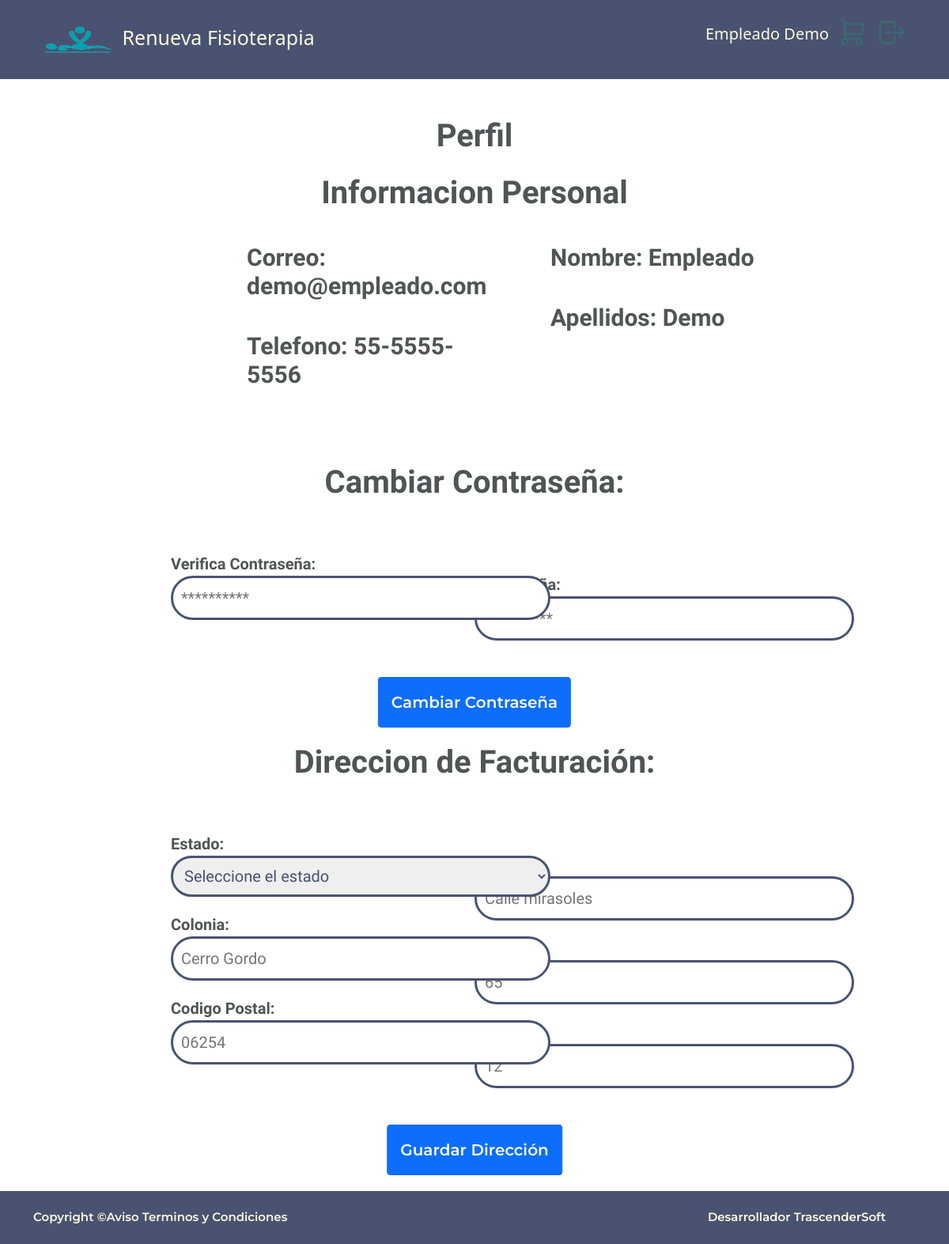
/views/citas/perfil.php (signed in), run on the app's committed database.
### tables this page shows
create table usuarios(
    iduser int not null auto_increment,
    id_rol  INT not null,
    nombre varchar(50) not null,
    apellidos varchar(80) not null,
    correo varchar(50) not null UNIQUE ,
    passwd varchar(255) not null,
    telefono varchar(50) not null UNIQUE ,
    PRIMARY KEY (iduser),
    FOREIGN KEY (id_rol) REFERENCES rol(id_rol)
)DEFAULT;

### views/citas/perfil.php (the view, shortened to what this page needs)
<?php
include("../../Template/headperfil.php");
?>
<main class="contenedor centrar">
    <h2 class="animate__animated animate__fadeInUp">Perfil</h2>
    <h3 class="animate__animated animate__fadeInUp">Informacion Personal</h3>
    <div class="centrar animate__animated animate__zoomIn">
        <div class="columnas">
            <div class="col1t">
                <h4 class="">Nombre:<?php echo " " . $nombre ?></h4>
                <h4 class="">Apellidos:<?php echo " " . $Apellido ?></h4>
            </div>
            <div class="col2t">
                <h4 class="">Correo:<?php echo " " . $Email ?></h4>
                <h4 class="">Telefono:<?php echo " " . $telefono ?></h4>
            </div>
        </div>
        <h2 class="animate__animated animate__fadeInUp">Cambiar Contraseña:</h2><br>
        <form action="../../php/cambiarCon.php" method="POST">
            <div class="columnas">
                <div class="col1">
                    <label for="password">Contraseña:<br>
                        <input class="inp" type="password" name="password" placeholder="**********" required><br>
                    </label>
                </div>
                <div class="col2">
                    <label for="passwordver">Verifica Contraseña:<br>
                        <input class="inp" type="password" name="password" placeholder="**********" required><br>
                    </label>
                </div>
            </div>
            <div class="espacio position-relative m-12">
                <input type="submit" class="espacio position-absolute top-10 start-50 translate-middle espacio center-block btn btn-primary botonh" value="Cambiar Contraseña">
            </div>
        </form>
        <h2 class="animate__animated animate__fadeInUp">Direccion de Facturación:</h2><br>
        <?php
        $query = "SELECT * FROM direccion WHERE iduser=$id";
        $consulta = mysqli_query($connect, $query);
        $row = mysqli_fetch_array($consulta);
        $id_direccion = $row['id_direccion'];
        if ($id_direccion != NULL) {
            $query = "SELECT a.calle,a.exterior,a.interior,b.estado,a.colonia,a.codigo_postal FROM direccion a INNER JOIN estados b ON a.id_estado = b.id_estado WHERE (a.id_direccion=$id_direccion)";
            $consulta = mysqli_query($connect, $query);
            $row = mysqli_fetch_array($consulta);
            $calle = $row['calle'];
            $exterior = $row['exterior'];
            $interior = $row['interior'];
            $estado = $row['estado'];
            $colonia = $row['colonia'];
            $codigo = $row['codigo_postal'];
        ?>
            <div class="columnas">
                <div class="col1t">
                    <h4>Calle:<?php echo " " . $calle ?></h4>
                    <h4>Exterior:<?php echo " " . $exterior ?></h4>
                    <h4>Interior:<?php echo " " . $interior ?></h4>
                </div>
                <div class="col2t">
                    <h4>Estado:<?php echo " " . $estado ?></h4>
                    <h4>Colonia:<?php echo " " . $colonia ?></h4>
                    <h4>Codigo Postal:<?php echo " " . $codigo ?></h4>
                </div>
            </div>
            <div class="espacio position-relative m-12">
                <a href="../citas/cambiardir.php" class="espacio position-absolute top-10 start-50 translate-middle espacio center-block btn btn-primary botonh">Cambiar</a>
            </div>
        <?php } else { ?>
            <form action="../../php/direccion.php" method="POST">
                <div class="columnas">
                    <div class="col1">
                        <label for="calle">Calle:<br>
                            <input class="inp " type="text" name="calle" placeholder="Calle mirasoles" required>
                        </label> <br>
                        <label for="exterior">Exterior:<br>
                            <input class="inp" type="text" name="exterior" placeholder="65" required>
                        </label><br>
                        <label for="exterior">Interior:<br>
                            <input class="inp" type="text" name="interior" placeholder="12">
                        </label><br>
                    </div>
                    <div class="col2">
                        <label for="estado">Estado:<br>
                            <select class="inp" name="estado">
                                <option selected>Seleccione el estado</option>
                            </select>
                        </label><br>
                        <label for="colonia">Colonia:<br>
                            <input class="inp" type="text" name="colonia" placeholder="Cerro Gordo" required>
                        </label><br>
                        <label for="codigo_postal">Codigo Postal:<br>
                            <input class="inp" type="text" name="codigo_postal" placeholder="06254" required>
                        </label><br>
                    </div>
                </div>
                <div class="espacio position-relative m-12">
                    <input type="submit" class="espacio position-absolute top-10 start-50 translate-middle espacio center-block btn btn-primary botonh" value="Guardar Dirección">
                </div>
            </form>
        <?php } ?>
    </div>
</main>
<?php
include "../../Template/footer.php";
?>

### Template/headperfil.php (shortened to what this page needs)
<?php
require '../../php/conexion.php';
$comprobar = isset($_SESSION['user']);
if ($comprobar == "True") {
    $correo = strval($_SESSION['user']);
    $emailC = mysqli_query($connect, "SELECT * FROM usuarios WHERE correo = '$correo'");
    if (mysqli_num_rows($emailC) > 0) {
        while ($fila = mysqli_fetch_array($emailC)) {
            $nombres = $fila['nombre'] . " " . $fila['apellidos'];
            $nombre = $fila['nombre'];
            $Apellido = $fila['apellidos'];
            $Email = $fila['correo'];
            $telefono = $fila['telefono'];
            $id = $fila['iduser'];
            $Directorio = "../citas/perfil.php";
        }
    }
} else {
    $nombres = "INICIAR SESION";
    $Directorio = "../inicio/iniciar.php";
    echo '<script> alert("Debes de iniciar sesion primero."); window.location.href="../inicio/iniciar.php"; </script>';
}
?>
<!DOCTYPE html>
<html lang="es">
<head>
    <link href="https://cdn.jsdelivr.net/npm/bootstrap@5.1.3/dist/css/bootstrap.min.css" rel="stylesheet">
    <link rel="stylesheet" href="https://cdnjs.cloudflare.com/ajax/libs/animate.css/4.1.1/animate.min.css">
    <link rel="stylesheet" href="../../css/styles.css">
    <link rel="stylesheet" href="../../css/perfil.css">
</head>
<body>
    <header class="bg-header">
        <div class="container animate__animated animate__bounce" id="menu">
            <ul>
                <li>
                    <a class="info animate__animated  animate__rubberBand navbar-brand logo"  href="../../index.php">
                    <img src="../../img/logo.png" alt="" width="100" height="60" class="d-inline-block">
                        Renueva Fisioterapia
                    </a>
                </li>
                <li class="info item-r animate__animated  animate__rubberBand">
                    <a class="navbar-brand logo"  href="../../php/loguout.php">
                    </a>
                </li>
                <li class="info item-r animate__animated  animate__rubberBand">
                    <a class="navbar-brand logo" href="../shop/carrito.php">
                    </a>
                </li >
                <li class="info item-nr">
                    <a class="navbar-brand " href="<?php echo  $Directorio ?>">
                        <?php echo  $nombres ?>
                    </a>
                </li>
            </ul>
        </div>
    </header>

### css/styles.css (style rules this page uses)
:root { --letra-titulos:'Oswald', sans-serif; --letra-parrafos:'Montserrat', sans-serif; --color-header:#495371; --color-pheader:#FEFAE0; --color-titulos:#4F5556; --color-contacto:#3B6A71; }
main { overflow:hidden; width:100%; padding-bottom: 2rem!important; }
* { margin: 0; padding: 0; -webkit-box-sizing: border-box; -moz-box-sizing: border-box; box-sizing: border-box; }
h2 { text-align:center; font-family: var(--letra-titulos); font-weight:bold; font-size: 40px; color: var( --color-titulos); padding-top: 2rem; padding-bottom: 2rem; }
.bg-header { background-color: var(--color-header); }
.lista,a { text-decoration: none; text-indent: inherit; margin-right: 2rem; color:var(--color-pheader); font-weight:500; font-size: 17px; padding:6px; }
.botonh { font-family: var(--letra-parrafos); font-weight:600; font-size: 20px; color: var( --color-pheader); padding: 1rem!important; }
#menu ul { list-style: none; margin: 0; padding: 0; }
#menu ul li { display: inline-block; }
#menu ul li a { display: block; padding-top: 20px; padding-bottom: 20px; text-decoration: none; }
#menu,ul,li,a:hover { color: var(--color-contacto); text-decoration: none; }
.item-r { float: right; }
.item-nr { float: right; padding-top: 8px; }
.item-nr>a,.item-r>a { margin: 0!important; padding-right: 10px!important; padding-left: 0rem!important; text-decoration: none; }
.contenedor { width: 100%; padding-right: 4rem; padding-left: 4rem; margin-right: auto; margin-left: auto; }

### css/perfil.css (style rules this page uses)
.logo { margin-left: 0px!important; color:var(--color-pheader); text-decoration: none; font-weight:500; font-size: 25px; }
.inp { border-radius: 30px; border: 3px solid ; color:#495371; width: 50vh!important; padding-left: 20px; padding: 10px; }
input,select { padding-bottom: 10px; }
.espacio { padding-top: 20px; padding-bottom: 20px; }
h3 { font-family: var(--letra-titulos); font-size: 40px; color: var( --color-titulos); text-align:center; font-weight:bold; padding-bottom: 1rem; }
main>h2 { padding-top:1rem!important; padding-bottom:1rem!important; }
.centrar { width:100%; text-align: center; }
h4 { font-family: var(--letra-titulos); font-size: 30px; color: var( --color-titulos); text-align:center; font-weight:bold; }
.columnas { display: inline-block; justify-content: center; width: 80vw; padding-bottom: 2rem; }
.col2 { display: block; float: right; Text-align: right; width: 50%; padding-left: 10%; }
.col1 { display: block; float: right; Text-align: left; width: 50%; }
.col2t { display: block; float: right; Text-align: right; width: 50%; padding-left: 20%; }
.col1t { display: block; float: right; Text-align: left; width: 50%; padding-left: 10%; }
.col2t>h4, .col2t>h3 { Text-align: left!important; padding-top: 1rem; padding-bottom: 1rem; }
.col1t>h4,.col1t>h3 { Text-align: left!important; padding-top: 1rem; padding-bottom: 1rem; }
.col1>label { font-family: var(--letra-titulos); font-size: 20px; color: var( --color-titulos); text-align:left; font-weight:bold; padding-bottom: 20px; }
.col2>label { font-family: var(--letra-titulos); font-size: 20px; color: var( --color-titulos); text-align:left; font-weight:bold; padding-bottom: 20px; }
.col2>label>input,.col2>label>select { border-radius: 30px; border: 3px solid ; color:#495371; width: 60vh!important; padding-left: 20px; padding: 10px; }
.col1>label>input { border-radius: 30px; border: 3px solid ; color:#495371; width: 60vh!important; padding-left: 20px; padding: 10px; }
main { overflow:hidden; width:100%; padding-bottom: 2rem!important; padding-top: 2rem!important; }

### data on the page
usuarios: nombres "Empleado Demo", nombre "Empleado", apellidos "Demo", correo "demo@empleado.com", telefono "55-5555-5556"
